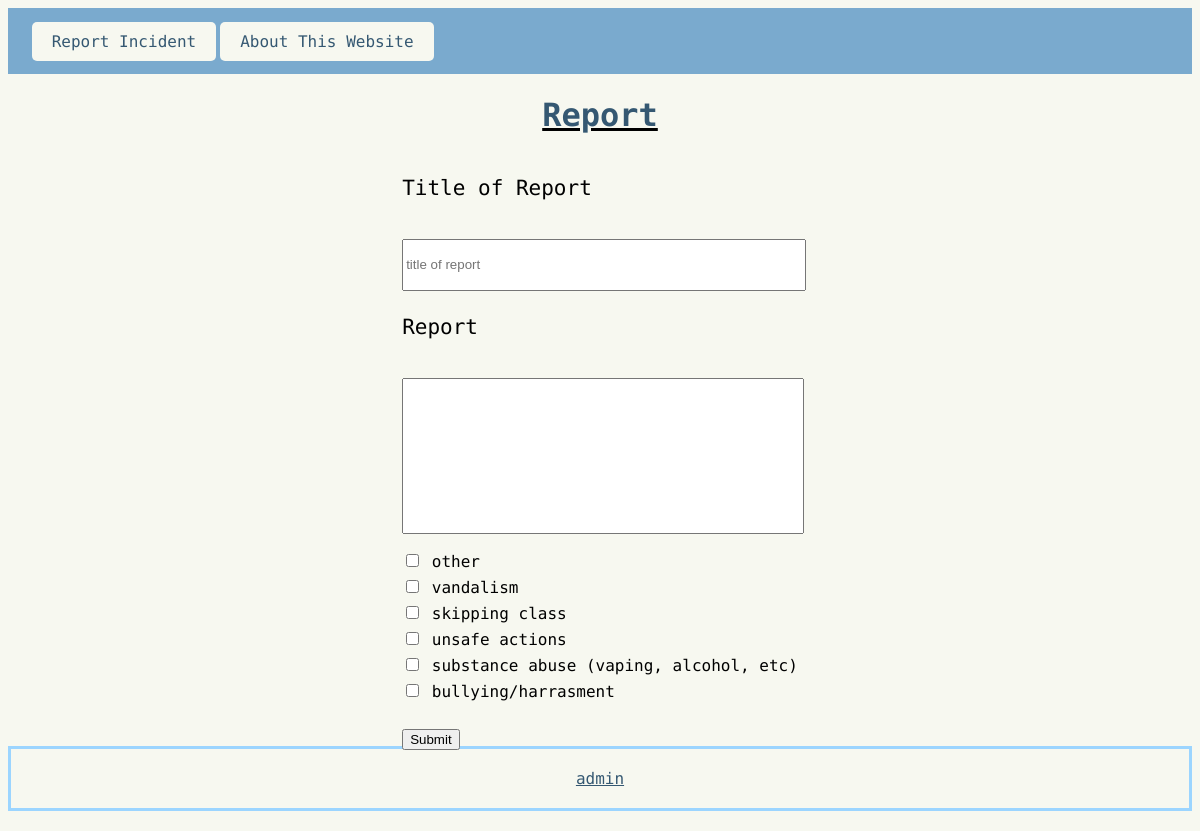
The page / on the database its author committed.
### routes.py (models this page shows)
class Type(db.Model):
    __tablename__ = "Type"
    type_id = db.Column(db.Integer, primary_key=True)
    type = db.Column(db.String, nullable=False)

### routes.py (the view)
@app.route("/", methods=["GET", "POST"])
def report():
    title = None
    report = None
    form = ReportForm()
    form.type.choices = [(str(rt.type_id), rt.type) for rt in Type.query.all()]
    if form.validate_on_submit():
        title = form.title.data  # if form is filled, assign name
        form.title.data = ""  # reset for the next times
        report = form.report.data
        form.report.data = ""
        report_time = datetime.now().strftime("%Y-%m-%d %H:%M")
        status_id = 3
        priority_id = 6
        new_report = Reports(
            report_title=title,
            report_detail=report,
            report_time=report_time,
            status_id=status_id,
            priority_id=priority_id
        )
        types = form.type.data
        for type_id_str in types:
            type_obj = Type.query.get(int(type_id_str))
            if type_obj:
                new_report.types.append(type_obj)
        form.type.data = ""
        db.session.add(new_report)
        db.session.commit()
        return render_template("report.html", title=title, form=form)
    else:
        return render_template("report.html", form=form)

### routes.py
class ReportForm(FlaskForm):
    title = StringField(
        "title",
        validators=[
            DataRequired(message="A title is required"),
            Length(
                min=5, max=50, message="The title must be between 5 and 50 characters"
            ),
        ],
    )
    report = TextAreaField(
        "reports",
        validators=[
            DataRequired(message="An explanation is required"),
            Length(min=21, message="A more detailed explanation is required"),
        ],
    )
    type = MultiCheckboxField(
        "type",
        choices=[],
        validators=[
            DataRequired(message="Please select a category"),
        ],
    )
    submit = SubmitField("Submit")

### templates/report.html (shortened to what this page needs)
{%extends "layout.html"%}
{%block content%}
{% if title%}
<div class="centre">
    <h1> Your report, "{{title}}" has been sent</h1>
    <a href="http://127.0.0.1:5000/">Write another report</a>
</div>
{% else %}
    <div class="centre">
        <u><h1>Report</h1></u>
    </div>
    <div class="centre">
        <form method = "POST" novalidate>
            <p>Title of Report</p>
            <br>
            {{ form.title(class_ = "form-control report-textbox", placeholder = "title of report") }}
            <br>
            <p>Report</p>
            <br>
            {{ form.report(class_ = "form-control report-textarea") }}
            <br/>
            <ul>
                {% for subfield in form.type %}
                    <li>{{ subfield() }} {{ subfield.label }}</li>
                {% endfor %}
            </ul>
            <br/>
            {{ form.submit(class_ = "btn btn-primary") }}
        </form>
    </div>
{% endif %}
{%endblock%}

### templates/layout.html (shortened to what this page needs)
<!DOCTYPE html>
<html lang="en">
<head>
    <link rel="stylesheet" href="../static/style.css">
</head>
<body>
    <header>{% include "header.html" %}</header>
    <main>
        {% block content %}
        {% endblock %}
    </main>
    <footer>{% include "footer.html" %}</footer>
</body>
</html>

### templates/header.html
<nav>
    <a href="http://127.0.0.1:5000/" class="h_link">Report Incident</a>
    <a href="http://127.0.0.1:5000/about" class="h_link">About This Website</a>
</nav>

### templates/footer.html
<div class="footer">
    <a href="http://127.0.0.1:5000/view">admin</a>
</div>

### static/style.css (style rules this page uses)
h1 { color: #355872; font-family: "Victor Mono", monospace; }
a { color: #355872; font-family: "Victor Mono", monospace; }
p { font-family: "Victor Mono", monospace; font-size: 21px; }
form input, form textarea { margin-bottom: 3px; }
header { background-color: #7AAACE; position: sticky; top: 0; text-align: left; padding: 2%; }
.h_link { background-color: #F7F8F0; padding: 10px 20px; border-radius:5px; border-color: #355872; text-decoration:none; color: #355872; }
body { background-color: #F7F8F0; }
.centre { display: flex; flex-wrap: wrap; justify-content: center; align-items: stretch; }
.report-textbox { width: 100%; height:8%; }
.report-textarea { width: 100%; max-width: 500px; height: 150px; resize: none; }
form ul { list-style: none; padding: 0; margin: 10px 0; }
form li { margin-bottom: 6px; font-family: "Victor Mono", monospace; }
footer { margin-top: 2%; border: 3px solid #9CD5FF; text-align: center; font-family: "Victor Mono", monospace; padding: 20px; margin-bottom: 20px; }

### rows shown on the page
Type: label "other"
Type: label "vandalism"
Type: label "skipping class"
Type: label "unsafe actions"
Type: label "substance abuse (vaping, alcohol, etc)"
Type: label "bullying/harrasment"
